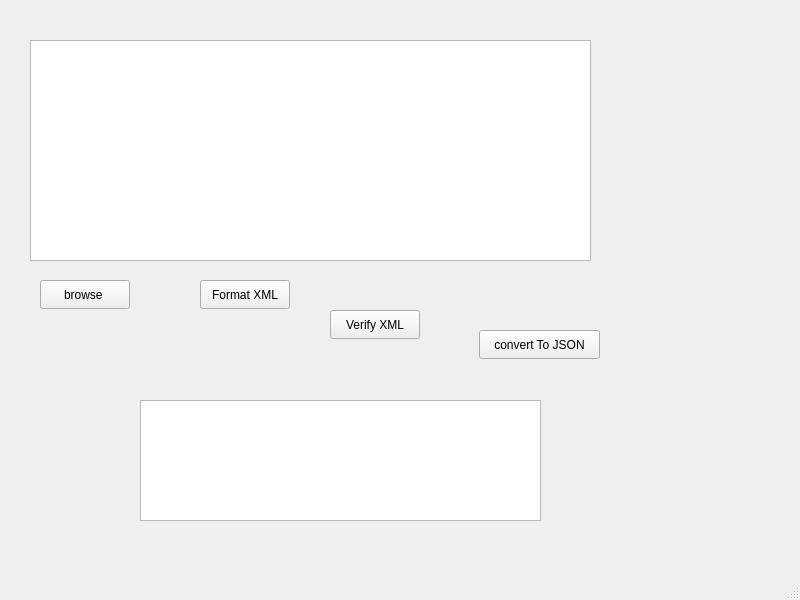
<?xml version="1.0" encoding="UTF-8"?>
<ui version="4.0">
 <class>MainWindow</class>
 <widget class="QMainWindow" name="MainWindow">
  <property name="geometry">
   <rect>
    <x>0</x>
    <y>0</y>
    <width>800</width>
    <height>600</height>
   </rect>
  </property>
  <property name="windowTitle">
   <string>MainWindow</string>
  </property>
  <widget class="QWidget" name="centralwidget">
   <widget class="QPlainTextEdit" name="inputText">
    <property name="geometry">
     <rect>
      <x>30</x>
      <y>40</y>
      <width>561</width>
      <height>221</height>
     </rect>
    </property>
   </widget>
   <widget class="QPushButton" name="browseBtn">
    <property name="geometry">
     <rect>
      <x>40</x>
      <y>280</y>
      <width>90</width>
      <height>29</height>
     </rect>
    </property>
    <property name="text">
     <string>browse </string>
    </property>
   </widget>
   <widget class="QPlainTextEdit" name="outputText">
    <property name="geometry">
     <rect>
      <x>140</x>
      <y>400</y>
      <width>401</width>
      <height>121</height>
     </rect>
    </property>
   </widget>
   <widget class="QPushButton" name="formatBtn">
    <property name="geometry">
     <rect>
      <x>200</x>
      <y>280</y>
      <width>90</width>
      <height>29</height>
     </rect>
    </property>
    <property name="text">
     <string>Format XML</string>
    </property>
   </widget>
   <widget class="QPushButton" name="verifyBtn">
    <property name="geometry">
     <rect>
      <x>330</x>
      <y>310</y>
      <width>90</width>
      <height>29</height>
     </rect>
    </property>
    <property name="text">
     <string>Verify XML</string>
    </property>
   </widget>
   <widget class="QPushButton" name="jsonBtn">
    <property name="geometry">
     <rect>
      <x>479</x>
      <y>330</y>
      <width>121</width>
      <height>29</height>
     </rect>
    </property>
    <property name="text">
     <string>convert To JSON</string>
    </property>
   </widget>
  </widget>
  <widget class="QMenuBar" name="menubar">
   <property name="geometry">
    <rect>
     <x>0</x>
     <y>0</y>
     <width>800</width>
     <height>25</height>
    </rect>
   </property>
  </widget>
  <widget class="QStatusBar" name="statusbar"/>
 </widget>
 <resources/>
 <connections/>
</ui>
